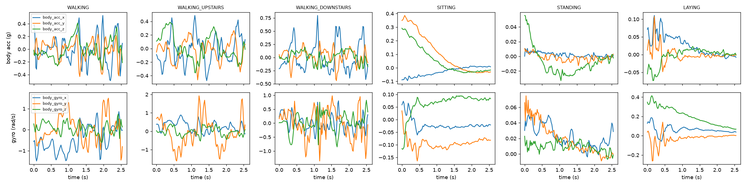
#> input picture results/example_windows.png, 746 x 186 px, shrunk from 2600 x 650 before the run
$ python generate_poster.py
#> lines starting #> are read from the running program, lines starting #| are printed output that depends on the picture
"""Generate a high-resolution academic conference poster for the HAR project."""

from pathlib import Path
import matplotlib
matplotlib.use("Agg")
import matplotlib.pyplot as plt
import matplotlib.patches as patches
from PIL import Image

ROOT = Path(__file__).resolve().parents[1]
RESULTS = ROOT / "results"

def create_poster():
    # 48x32 inches at 100 dpi = 4800x3200 pixels (Ultra-HD 4K+ quality)
    fig = plt.figure(figsize=(24, 16), dpi=150)
    fig.patch.set_facecolor("#071120") # Deep midnight blue

    # ---------------- HEADER BANNER ----------------
    # Top banner rectangle
    header_ax = fig.add_axes([0.02, 0.88, 0.96, 0.10])
    header_ax.set_facecolor("#0d1e38")
    header_ax.set_xticks([])
    header_ax.set_yticks([])
    for spine in header_ax.spines.values():
        spine.set_color("#f2c744")
        spine.set_linewidth(2)

    header_ax.text(0.5, 0.72, "RECOGNIZING HUMAN ACTIVITY FROM PHONE MOTION SENSORS",
                   ha="center", va="center", color="#ffe58a", fontsize=24, fontweight="bold", family="sans-serif")
    header_ax.text(0.5, 0.42, "Custom Bidirectional LSTM with Temporal Attention Built from Scratch in PyTorch",
                   ha="center", va="center", color="#8fd0e8", fontsize=15, fontstyle="italic", family="sans-serif")
    header_ax.text(0.5, 0.16, "Applied Machine Learning (Fall 2026)  |  UCI HAR Benchmark  |  Overall Test Accuracy: 91.45%  |  46,982 Trainable Parameters",
                   ha="center", va="center", color="#b7c6dc", fontsize=11, family="sans-serif")

    # Helper function to create stylish card panel
    def make_panel(ax, title):
#> called with title = '1. PROBLEM & THE 9 INERTIAL SIGNALS'
        ax.set_facecolor("#0b192e")
        ax.set_xticks([])
        ax.set_yticks([])
        for spine in ax.spines.values():
            spine.set_color("#2a5a9a")
            spine.set_linewidth(1.5)
        ax.text(0.04, 0.94, title, transform=ax.transAxes, color="#f2c744",
                fontsize=13, fontweight="bold", va="top")
        # Gold underline for title
        line = patches.Rectangle((0.04, 0.90), 0.92, 0.005, transform=ax.transAxes, color="#f2c744", alpha=0.6)
        ax.add_patch(line)

    # ---------------- COLUMN 1: DATA & SIGNALS ----------------
    # Panel 1.1: Problem & Inertial Signals
    ax1_1 = fig.add_axes([0.02, 0.54, 0.30, 0.32])
    make_panel(ax1_1, "1. PROBLEM & THE 9 INERTIAL SIGNALS")

    col1_text = (
        "• Problem: Classify 6 human activities from 2.56-second sliding windows\n"
        "  (128 samples at 50 Hz) captured by waist-worn smartphone sensors.\n"
        "• 30 Volunteers (aged 19–48) wearing a Samsung Galaxy S II.\n\n"
        "The 9 Raw Input Channels (xt ∈ ℝ⁹):\n"
        "  1-3. Body Acc (x, y, z): Linear body motion with gravity removed (g)\n"
        "  4-6. Body Gyro (x, y, z): Angular velocity around three axes (rad/s)\n"
        "  7-9. Total Acc (x, y, z): Acceleration including Earth's 1g gravity (g)\n\n"
        "Moving vs. Still Dichotomy:\n"
        "  • Dynamic Activities (Walk, Stairs): High amplitude periodic waves (±0.5g).\n"
        "  • Static Postures (Sit, Stand, Lay): Flat traces near zero dynamic acceleration.\n\n"
        "Subject-Independent Validation Partitioning:\n"
        "  • 50% window overlap (1.28 s) causes data leakage if split randomly!\n"
        "  • Solution: Split by volunteer to evaluate unseen human gaits.\n"
        "  • Train: 17 subjects (5,881 windows)  |  Val: 4 subjects (1,471 windows)\n"
        "  • Test: 9 subjects (2,947 windows)  |  Standardized strictly on Train mean/std."
    )
    ax1_1.text(0.05, 0.85, col1_text, transform=ax1_1.transAxes, color="#e8eef8", fontsize=9.2, va="top", family="sans-serif", linespacing=1.35)

    # Panel 1.2: Raw Sensor Signals Plot
    ax1_2 = fig.add_axes([0.02, 0.03, 0.30, 0.49])
    make_panel(ax1_2, "2. INERTIAL WAVEFORMS (BODY ACC & GYRO)")
    ex_img = Image.open(RESULTS / "example_windows.png")
#> ex_img is the input picture: PIL image 746x186 RGBA; mean R, G, B, A 239.9, 240.7, 237.1, 255
    # Sub-axes for image
    img_ax1 = fig.add_axes([0.03, 0.16, 0.28, 0.31])
    img_ax1.imshow(ex_img)
    img_ax1.axis("off")

    caption1 = (
        "Figure 1: Example 128-step windows across the six activities (Task 1.3).\n"
        "Notice the periodic gait spikes in dynamic activities versus the completely\n"
        "quiescent flat-lines in sitting, standing, and laying postures."
    )
    ax1_2.text(0.05, 0.22, caption1, transform=ax1_2.transAxes, color="#b7c6dc", fontsize=8.8, va="top", style="italic")

    # ---------------- COLUMN 2: ARCHITECTURE & TRAINING ----------------
    # Panel 2.1: Model Architecture from First Principles
    ax2_1 = fig.add_axes([0.34, 0.48, 0.32, 0.38])
    make_panel(ax2_1, "3. ARCHITECTURE BUILT FROM SCRATCH")

    arch_text = (
        "Strict Requirement: NO black-box nn.LSTM or nn.MultiheadAttention.\n"
        "All recurrent layers implemented from fundamental mathematical equations:\n\n"
        "1. Custom LSTMCell (4 gates packed into unified W, U, b):\n"
        "   [it, ft, gt, ot]ᵀ = [σ, σ, tanh, σ](W xt + U ht-1 + b)\n"
        "   ct = ft ⊙ ct-1 + it ⊙ gt      (additive memory cell highway)\n"
        "   ht = ot ⊙ tanh(ct)            (output hidden state, H = 64)\n\n"
        "2. Bidirectional LSTM (BiLSTM):\n"
        "   Forward LSTM reads x₁ → x₁₂₈; Backward reads x₁₂₈ → x₁.\n"
        "   Reversed backward outputs aligned with forward: ht = [→ht ; ←ht] ∈ ℝ¹²⁸\n\n"
        "3. Temporal Attention Pooling:\n"
        "   et = vᵀ tanh(Wa ht + ba)     (Wa ∈ ℝ⁶⁴ˣ¹²⁸, ba, v ∈ ℝ⁶⁴)\n"
        "   αt = softmax(et)             (normalized temporal weight)\n"
        "   c = ∑ αt ht ∈ ℝ¹²⁸            (context vector) → Linear(128, 6)\n\n"
        "Exact Parameter Hand Count: 46,982 Trainable Parameters\n"
        "  • BiLSTM: 2 × [4×64×9 + 4×64×64 + 4×64] = 37,888\n"
        "  • Attention: 64×128 + 64 + 64 = 8,320  |  Linear: 128×6 + 6 = 774"
    )
    ax2_1.text(0.05, 0.85, arch_text, transform=ax2_1.transAxes, color="#e8eef8", fontsize=9.0, va="top", family="sans-serif", linespacing=1.3)

    # Panel 2.2: Training Curves
    ax2_2 = fig.add_axes([0.34, 0.03, 0.32, 0.43])
    make_panel(ax2_2, "4. TRAINING DYNAMICS (30 EPOCHS, ADAM)")
    train_img = Image.open(RESULTS / "training_curves.png")
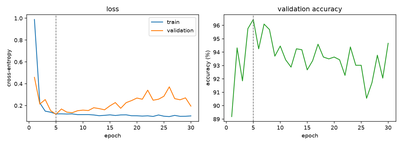
#> input picture results/training_curves.png, 402 x 145 px, shrunk from 1400 x 504 before the run
#> train_img is the input picture: PIL image 402x145 RGBA; mean R, G, B, A 246.7, 247.7, 246.4, 255
    img_ax2 = fig.add_axes([0.35, 0.12, 0.30, 0.28])
    img_ax2.imshow(train_img)
    img_ax2.axis("off")

    caption2 = (
        "Figure 2: Cross-entropy loss and validation accuracy curves (Task 3.2).\n"
        "• Initial Loss: 1.8049 (matching theoretical random chance ln 6 ≈ 1.7918).\n"
        "• Best Checkpoint: Epoch 5 | Val Loss: 0.1208 | Val Accuracy: 96.44%.\n"
        "• Gradient Clipping (norm 1.0) prevented gradient explosion."
    )
    ax2_2.text(0.05, 0.18, caption2, transform=ax2_2.transAxes, color="#b7c6dc", fontsize=8.8, va="top", style="italic")

    # ---------------- COLUMN 3: RESULTS, ATTENTION & TASK 6 ----------------
    # Panel 3.1: Results & Confusion Matrix
    ax3_1 = fig.add_axes([0.68, 0.50, 0.30, 0.36])
    make_panel(ax3_1, "5. TEST RESULTS & CONFUSION MATRIX")

    cm_img = Image.open(RESULTS / "confusion_matrix.png")
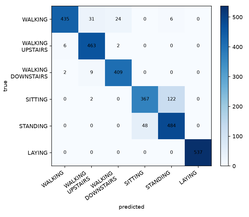
#> input picture results/confusion_matrix.png, 249 x 217 px, shrunk from 868 x 756 before the run
#> cm_img is the input picture: PIL image 249x217 RGBA; mean R, G, B, A 222.9, 231.2, 239.2, 255
    img_ax3 = fig.add_axes([0.69, 0.52, 0.14, 0.29])
    img_ax3.imshow(cm_img)
    img_ax3.axis("off")

    perf_text = (
        "Overall Test Accuracy: 91.45%\n"
        "(2,695 / 2,947 Correct Windows)\n\n"
        "Per-Class Test Accuracy:\n"
        "  • WALKING: 87.70%\n"
        "  • UPSTAIRS: 98.30%\n"
        "  • DOWNSTAIRS: 97.38%\n"
        "  • SITTING: 74.75%\n"
        "  • STANDING: 90.98%\n"
        "  • LAYING: 100.00%\n\n"
        "Confusion Analysis (Task 6.2):\n"
        "Sitting and Standing cause almost all\n"
        "errors (122 sits misclassified as stands)\n"
        "due to identical waist gravity angle\n"
        "and zero dynamic acceleration."
    )
    ax3_1.text(0.51, 0.85, perf_text, transform=ax3_1.transAxes, color="#e8eef8", fontsize=8.8, va="top", family="sans-serif", linespacing=1.25)

    # Panel 3.2: Attention Analysis & Task 6 Summary
    ax3_2 = fig.add_axes([0.68, 0.03, 0.30, 0.45])
    make_panel(ax3_2, "6. ATTENTION INTERPRETABILITY & TASK 6")

    attn_img = Image.open(RESULTS / "attention_mean.png")
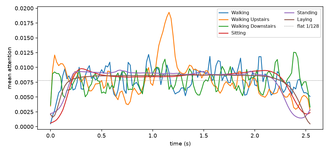
#> input picture results/attention_mean.png, 329 x 153 px, shrunk from 1148 x 532 before the run
#> attn_img is the input picture: PIL image 329x153 RGBA; mean R, G, B, A 242.2, 242.3, 240.6, 255
    img_ax4 = fig.add_axes([0.69, 0.23, 0.28, 0.19])
    img_ax4.imshow(attn_img)
    img_ax4.axis("off")

    task6_text = (
        "Task 6 Analytical Findings:\n"
        "• Attention Peakedness (6.4): Walking peaks sharply (mean max αt = 0.2978),\n"
        "  focusing ~30% weight on foot-strike shocks. Static postures diffuse evenly\n"
        "  (0.010 - 0.018 ≈ flat 1/128) because signals are time-invariant.\n"
        "• 100% Laying Accuracy (6.3): Gravity rotates 90° onto total_acc_x axis.\n"
        "• BiLSTM Constraint (6.5): Allowed in offline windowing; disallowed in causal\n"
        "  zero-latency streaming (fall triggers, autoregressive forecasting).\n"
        "• Error Carousel (6.6): ct = ft⊙ct-1 + it⊙gt prevents vanishing gradients over 128 steps.\n\n"
        "🌟 Starry Night Web App: Live client-side pure JS inference (infer.js)\n"
        "Demo: laibasan.github.io/human-activity-recognition/  |  GitHub: laibasan"
    )
    ax3_2.text(0.04, 0.38, task6_text, transform=ax3_2.transAxes, color="#e8eef8", fontsize=8.2, va="top", family="sans-serif", linespacing=1.25)

    # Save outputs
    out_png = RESULTS / "poster.png"
    fig.savefig(out_png, dpi=150, facecolor=fig.get_facecolor(), bbox_inches="tight")
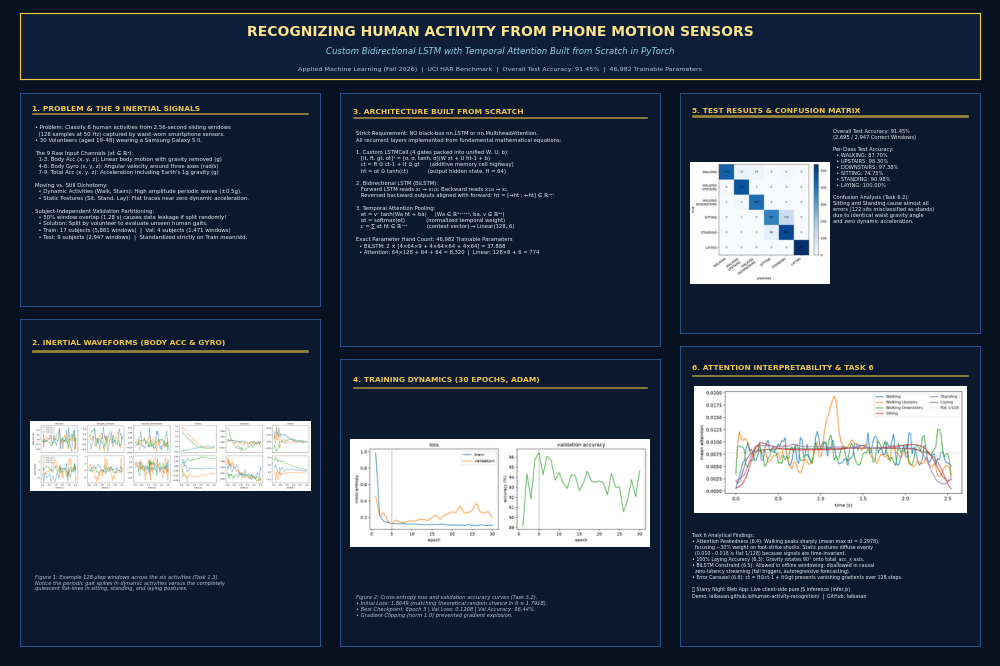
#> figure drawn by matplotlib, 10 panels
    plt.close(fig)
    print(f"Saved high-resolution poster to {out_png}")

    # Also save to communication/poster.png
    comm_png = ROOT / "communication" / "poster.png"
#> (the run stopped early here; a loop or call above may not have finished)
